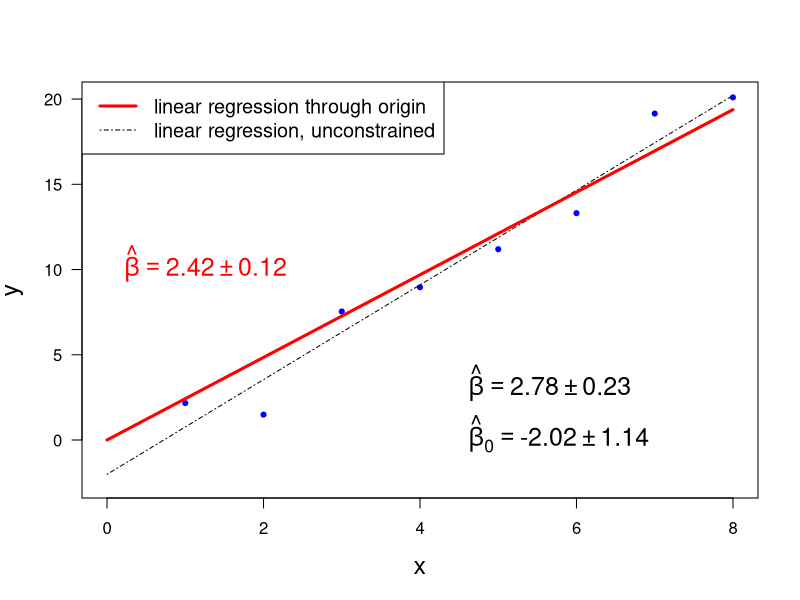

Recreate this plot in R.
print('file: LSthroughOrigin.R')
# straight line through origin
# ------------------------- generate artificial data
set.seed(1953) # set seed for random number generators
n = 8      # sample size, number of data pairs
beta = 2.1  # (true) slope
x = seq(1,n)
y = beta*x+3*rnorm(n)  # exact values plus normal noise
out1 = lm(y ~ x)   # ------------------------- simple linear regression
out2 = lm(y ~ x-1) # ------------------------- simple linear regression through origin
# ------------------------- plot data & fits:
out1s=summary(out1)
b0 = out1s$coefficients[1];  print(c(round(b0,2),'b0'))
b = out1s$coefficients[2];   print(c(round(b,2),'b'))
ub0 = out1s$coefficients[3]; print(c(round(ub0,2),'ub0'))
ub = out1s$coefficients[4];  print(c(round(ub,2),'ub'))
out2s=summary(out2)
c1  = out2s$coefficients[1]; print(c(round(c1,2),'c1'))
uc1 = out2s$coefficients[2]; print(c(round(uc1,2),'uc1'))
xp = c(0,n); y1 = b0+b*xp; y2 = c1*xp
# png('LineThroughOrigin220308.png',width=16,height=16,units='cm',res=300)
plot(x,y,type='p',lwd=3,col='blue',xlab='x',ylab='y',
     las=1,cex=0.4,xlim=c(0,n),ylim=c(-2.5,max(y)),cex.lab=1.5)
lines(xp,y1,col='black',lwd=1,lty=4)
lines(xp,y2,col='red',lwd=3,lty=1)
c1r = round(c1,2); uc1r = round(uc1,2)
text(0,10,bquote(~hat(beta)  == .(c1r) %+-% .(uc1r)),col='red',pos=4,cex=1.5)
br = round(b,2); ubr = round(ub,2)
text(4.4,3,bquote(~hat(beta)  == .(br) %+-% .(ubr)),col='black',pos=4,cex=1.5)
b0r = round(b0,2); ub0r = round(ub0,2)
text(4.4,0,bquote(~hat(beta)[0]  == .(b0r) %+-% .(ub0r)),col='black',pos=4,cex=1.5)
legend('topleft',legend=c('linear regression through origin','linear regression, unconstrained'),
       col=c('red','black'),lty=c(1,4),lwd=c(3,1),cex=1.2)
# dev.off()
# text(0,10,expression(paste(hat(beta))),col='red',pos=4,cex=1.5)
# text(0.4,10,paste(' = ',as.character(round(c1,2)),'\u00B1',
#                   as.character(round(uc1,2))),col='red',pos=4,cex=1.5)
# text(4,3,expression(paste(hat(beta))),col='black',pos=4,cex=1.5)
# text(4.4,3,paste(' = ',as.character(round(b,2)),'\u00B1',
#                  as.character(round(ub,2))),col='black',pos=4,cex=1.5)
# text(4,0,expression(paste(hat(beta)[0])),col='black',pos=4,cex=1.5)
# text(4.4,0,paste(' = ',as.character(round(b0,2)),'\u00B1',
#                  as.character(round(ub0,2))),col='black',pos=4,cex=1.5)
# -------------------------------------
# [1] "file: D1-LSthroughOrigin.R"
# [1] "-2.02" "b0"   
# [1] "2.78" "b"   
# [1] "1.14" "ub0" 
# [1] "0.23" "ub"  
# [1] "2.42" "c1"  
# [1] "0.12" "uc1" 
